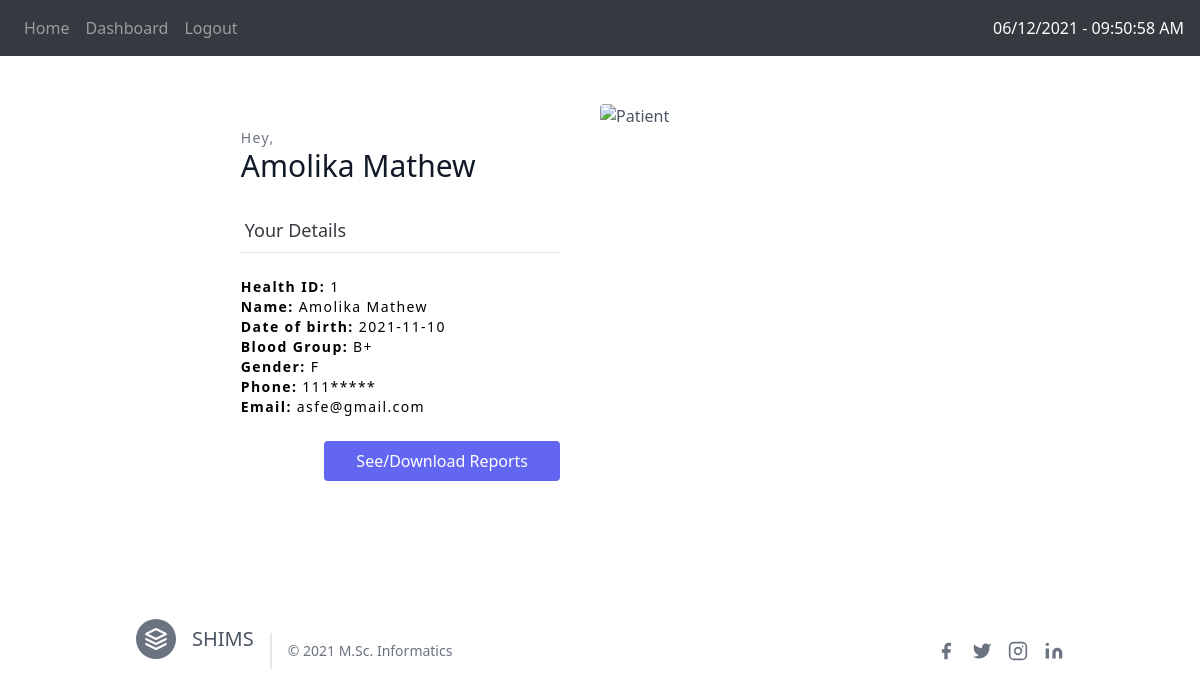
Screenshot of /patient-dashboard (signed in) with the database file from the repository.
### website/models.py (models this page shows, shortened)
class User(db.Model, UserMixin):
    id = db.Column(db.Integer, primary_key=True)
    name = db.Column(db.String(150))
    date_of_birth = db.Column(db.String(10), nullable=True)
    blood_group = db.Column(db.String(3), nullable=True)
    gender = db.Column(db.String(6), nullable=True)
    phone = db.Column(db.String(12))
    email = db.Column(db.String(150), unique=True)
    password = db.Column(db.String(150))
    profession = db.Column(db.String(1))
    designation = db.Column(db.String(25), nullable=True)
    department = db.Column(db.String(60), nullable=True)
    reports = db.relationship('Report')

### website/views.py (the view)
@views.route('/patient-dashboard')
@login_required
def patient_dashboard():
    if(current_user.profession=="P"):
        return render_template("patient_dashboard.html", user=current_user)
    else:
        flash("You can't access the page without authorization !!!", 'error')
        return render_template("home.html", user=current_user)

### website/__init__.py (called while the page is built)
def create_app():
    app = Flask(__name__)
    app.config['SECRET_KEY'] = 'bewufvcn rwhvnirwvinw'
    app.config['SQLALCHEMY_DATABASE_URI'] = f'sqlite:///{DB_NAME}'
    db.init_app(app)
    from .views import views
    from .auth import auth
    app.register_blueprint(views, url_prefix='/')
    app.register_blueprint(auth, url_prefix='/')
    from .models import Report, User
    create_database(app)
    login_manager = LoginManager(app)
    login_manager.login_view = 'views.home'
    login_manager.init_app(app)
    @login_manager.user_loader
    def load_user(id):
        return User.query.get(int(id))
    return app

### website/templates/patient_dashboard.html (shortened to what this page needs)
{% extends "base.html" %}
{% block navbar %}
<nav class="navbar navbar-expand-lg navbar-dark bg-dark">
    <div class="collapse navbar-collapse" id="navbar">
      <div class="navbar-nav">
        {% if user.is_authenticated %}
        <a class="nav-item nav-link" id="home" href="/">Home</a>
        <a class="nav-item nav-link" id="dashboard" href="/patient-dashboard">Dashboard</a>
        <a class="nav-item nav-link" id="logout" href="/logout">Logout</a>
        {% else %}
        <a class="nav-item nav-link" id="patient" href="/patient-landing">Patient</a>
        <a class="nav-item nav-link" id="doctor" href="/doctor-landing">Doctor</a>
        <a class="nav-item nav-link" id="admin" href="/admin-landing">Admin</a>
        {% endif %}
      </div>
    </div>
    <span id='ct7' class="bg-dark" style="color:rgb(255, 255, 255);"></span>
  </nav>
{% endblock %}
{% block content %}
<section class="text-gray-600 body-font overflow-hidden">
  <div class="container px-5 py-5 mx-auto">
    <div class="lg:w-4/5 mx-auto flex flex-wrap">
      <div class="lg:w-1/2 w-full lg:pr-10 lg:py-6 mb-6 lg:mb-0">
        <h2 class="text-sm title-font text-gray-500 tracking-widest">Hey,</h2>
        <h1 class="text-gray-900 text-3xl title-font font-medium mb-4">{{user.name}}</h1>
        <div class="flex mb-4">
          <h1 class="flex-grow text-dark border-b py-2 text-lg px-1">Your Details</h1>
        </div>
        <h3 class="text-sm title-font text-black tracking-widest"><b>Health ID: </b>{{user.id}}</h3>
        <h3 class="text-sm title-font text-black tracking-widest"><b>Name: </b>{{user.name}}</h3>
        <h3 class="text-sm title-font text-black tracking-widest"><b>Date of birth: </b>{{user.date_of_birth}}</h3>
        <h3 class="text-sm title-font text-black tracking-widest"><b>Blood Group: </b>{{user.blood_group}}</h3>
        <h3 class="text-sm title-font text-black tracking-widest"><b>Gender: </b>{{user.gender}}</h3>
        <h3 class="text-sm title-font text-black tracking-widest"><b>Phone: </b>{{user.phone[:3]+"*****"+user.phone[8:]}}</h3>
        <h3 class="text-sm title-font text-black tracking-widest"><b>Email: </b>{{user.email}}</h3>
        <br>
        <div class="flex">
          <button onclick="document.location='patient-reports'" class="flex ml-auto text-white bg-indigo-500 border-0 py-2 px-8 focus:outline-none hover:bg-indigo-600 rounded">See/Download Reports</button>
        </div>
        <br>
      </div>
      <img alt="Patient" class="lg:w-1/2 w-full lg:h-auto h-64 object-cover object-center rounded" src="https://source.unsplash.com/1600x900/?health,medicine,hospital,prescription">
    </div>
  </div>
</section>
{% endblock %}

### rows the page displays
User: name "Amolika Mathew", id "1", date_of_birth "2021-11-10", blood_group "B+", gender "F", phone "111*****", email "asfe@gmail.com"
